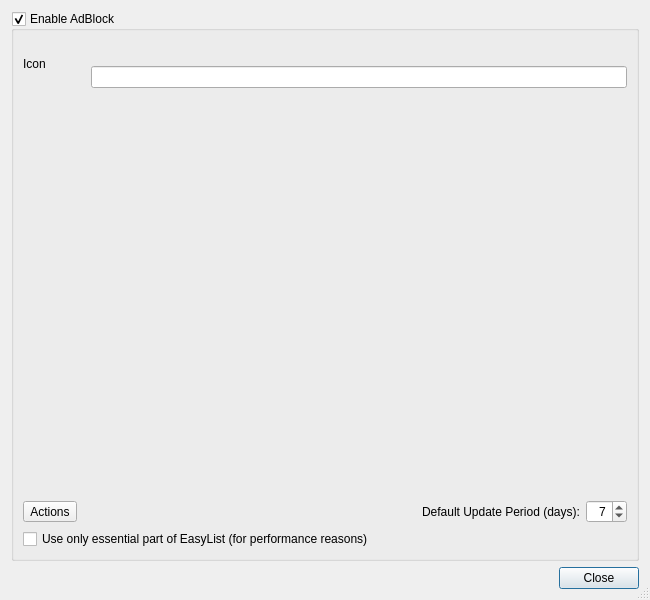
<?xml version="1.0" encoding="UTF-8"?>
<ui version="4.0">
 <class>AdBlockDialog</class>
 <widget class="QDialog" name="AdBlockDialog">
  <property name="geometry">
   <rect>
    <x>0</x>
    <y>0</y>
    <width>650</width>
    <height>600</height>
   </rect>
  </property>
  <property name="windowTitle">
   <string>AdBlock Configuration</string>
  </property>
  <property name="sizeGripEnabled">
   <bool>true</bool>
  </property>
  <layout class="QVBoxLayout" name="verticalLayout_2">
   <item>
    <widget class="QGroupBox" name="adBlockGroup">
     <property name="title">
      <string>Enable AdBlock</string>
     </property>
     <property name="checkable">
      <bool>true</bool>
     </property>
     <layout class="QVBoxLayout" name="verticalLayout">
      <item>
       <layout class="QGridLayout" name="gridLayout">
        <property name="horizontalSpacing">
         <number>20</number>
        </property>
        <item row="0" column="0" rowspan="2">
         <widget class="QLabel" name="iconLabel">
          <property name="minimumSize">
           <size>
            <width>48</width>
            <height>48</height>
           </size>
          </property>
          <property name="text">
           <string notr="true">Icon</string>
          </property>
         </widget>
        </item>
        <item row="0" column="1">
         <spacer name="horizontalSpacer">
          <property name="orientation">
           <enum>Qt::Horizontal</enum>
          </property>
          <property name="sizeHint" stdset="0">
           <size>
            <width>40</width>
            <height>20</height>
           </size>
          </property>
         </spacer>
        </item>
        <item row="1" column="1">
         <widget class="E5ClearableLineEdit" name="searchEdit">
          <property name="toolTip">
           <string>Enter search term for subscriptions and rules</string>
          </property>
         </widget>
        </item>
       </layout>
      </item>
      <item>
       <widget class="QTabWidget" name="subscriptionsTabWidget">
        <property name="documentMode">
         <bool>true</bool>
        </property>
       </widget>
      </item>
      <item>
       <layout class="QHBoxLayout" name="horizontalLayout">
        <item>
         <widget class="QToolButton" name="actionButton">
          <property name="text">
           <string>Actions</string>
          </property>
         </widget>
        </item>
        <item>
         <spacer name="horizontalSpacer_2">
          <property name="orientation">
           <enum>Qt::Horizontal</enum>
          </property>
          <property name="sizeHint" stdset="0">
           <size>
            <width>40</width>
            <height>20</height>
           </size>
          </property>
         </spacer>
        </item>
        <item>
         <widget class="QLabel" name="label">
          <property name="text">
           <string>Default Update Period (days):</string>
          </property>
         </widget>
        </item>
        <item>
         <widget class="QSpinBox" name="updateSpinBox">
          <property name="toolTip">
           <string>Enter the update period (1 to 14 days)</string>
          </property>
          <property name="alignment">
           <set>Qt::AlignRight|Qt::AlignTrailing|Qt::AlignVCenter</set>
          </property>
          <property name="suffix">
           <string/>
          </property>
          <property name="minimum">
           <number>1</number>
          </property>
          <property name="maximum">
           <number>14</number>
          </property>
          <property name="value">
           <number>7</number>
          </property>
         </widget>
        </item>
       </layout>
      </item>
      <item>
       <widget class="QCheckBox" name="useLimitedEasyListCheckBox">
        <property name="toolTip">
         <string/>
        </property>
        <property name="text">
         <string>Use only essential part of EasyList (for performance reasons)</string>
        </property>
       </widget>
      </item>
     </layout>
    </widget>
   </item>
   <item>
    <widget class="QDialogButtonBox" name="buttonBox">
     <property name="orientation">
      <enum>Qt::Horizontal</enum>
     </property>
     <property name="standardButtons">
      <set>QDialogButtonBox::Close</set>
     </property>
    </widget>
   </item>
  </layout>
 </widget>
 <customwidgets>
  <customwidget>
   <class>E5ClearableLineEdit</class>
   <extends>QLineEdit</extends>
   <header>E5Gui/E5LineEdit.h</header>
  </customwidget>
 </customwidgets>
 <tabstops>
  <tabstop>adBlockGroup</tabstop>
  <tabstop>searchEdit</tabstop>
  <tabstop>subscriptionsTabWidget</tabstop>
  <tabstop>actionButton</tabstop>
  <tabstop>updateSpinBox</tabstop>
  <tabstop>buttonBox</tabstop>
 </tabstops>
 <resources/>
 <connections>
  <connection>
   <sender>buttonBox</sender>
   <signal>accepted()</signal>
   <receiver>AdBlockDialog</receiver>
   <slot>accept()</slot>
   <hints>
    <hint type="sourcelabel">
     <x>252</x>
     <y>445</y>
    </hint>
    <hint type="destinationlabel">
     <x>157</x>
     <y>274</y>
    </hint>
   </hints>
  </connection>
  <connection>
   <sender>buttonBox</sender>
   <signal>rejected()</signal>
   <receiver>AdBlockDialog</receiver>
   <slot>reject()</slot>
   <hints>
    <hint type="sourcelabel">
     <x>320</x>
     <y>445</y>
    </hint>
    <hint type="destinationlabel">
     <x>286</x>
     <y>274</y>
    </hint>
   </hints>
  </connection>
 </connections>
</ui>
